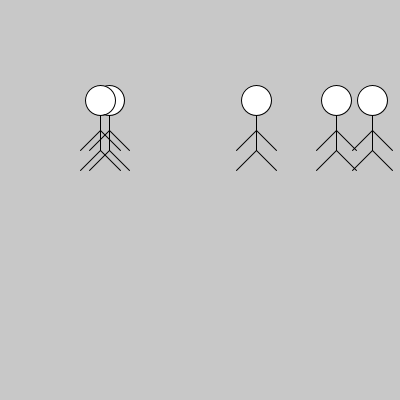
Frame 1 (no input)
Frame 60 (the mouse pressed at the canvas centre just before this capture): identical to frame 1, image omitted
Frame 120 (the mouse held since frame 60 and released just before this capture): identical to frame 1, image omitted

The Processing sketch that drew this single still picture (run headless with seeded random() and noise(); from frame 60 on, the mouse is pressed at the canvas centre):

// Processing sketch: dibujar_persona_params_random_click
// ── dibujar_persona_params_random_click.pde
int posXPersona1, posXPersona2, posXPersona3, posXPersona4, posXPersona5;

void setup() {
  size(400, 400);

  inicializarVariables();
}

void draw() {
  background(200);
  dibujarPersona(posXPersona1);
  dibujarPersona(posXPersona2);
  dibujarPersona(posXPersona3);
  dibujarPersona(posXPersona4);
  dibujarPersona(posXPersona5);
}

void mouseClicked() {
  inicializarVariables();
}

// ── funciones.pde
void dibujarPersona(int posX) {
  line(posX, 100, posX, 150); //Cuerpo
  ellipse(posX, 100, 30, 30); //Cabeza
  line(posX, 150, posX+20, 170); //Pierna Izq
  line(posX, 150, posX-20, 170); //Pierna Der
  line(posX, 130, posX+20, 150); //Mano Izq
  line(posX, 130, posX-20, 150); //Mano Der
}

void inicializarVariables(){
  posXPersona1 = round(random(10, width-10));
  posXPersona2 = round(random(10, width-10));
  posXPersona3 = round(random(10, width-10));
  posXPersona4 = round(random(10, width-10));
  posXPersona5 = round(random(10, width-10));
}
